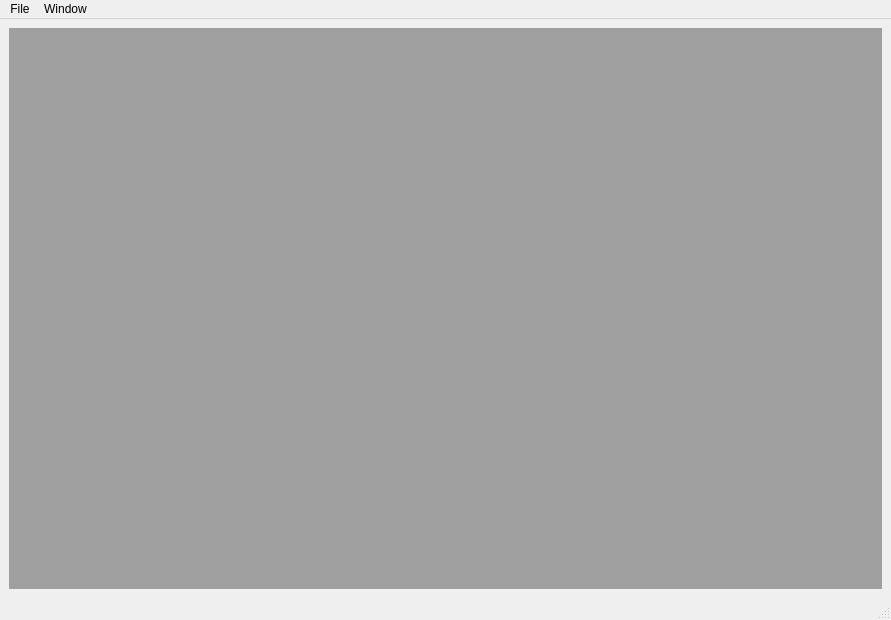
<?xml version="1.0" encoding="UTF-8"?>
<ui version="4.0">
 <class>MDI_MainWindow</class>
 <widget class="QMainWindow" name="MDI_MainWindow">
  <property name="geometry">
   <rect>
    <x>0</x>
    <y>0</y>
    <width>891</width>
    <height>620</height>
   </rect>
  </property>
  <property name="windowTitle">
   <string>ASTM To SENAITE LIMS Middleware</string>
  </property>
  <widget class="QWidget" name="centralwidget">
   <layout class="QVBoxLayout" name="verticalLayout">
    <item>
     <widget class="QMdiArea" name="child_mdi_area">
      <property name="verticalScrollBarPolicy">
       <enum>Qt::ScrollBarPolicy::ScrollBarAsNeeded</enum>
      </property>
      <property name="horizontalScrollBarPolicy">
       <enum>Qt::ScrollBarPolicy::ScrollBarAsNeeded</enum>
      </property>
     </widget>
    </item>
   </layout>
  </widget>
  <widget class="QMenuBar" name="mdi_menubar">
   <property name="geometry">
    <rect>
     <x>0</x>
     <y>0</y>
     <width>891</width>
     <height>19</height>
    </rect>
   </property>
   <widget class="QMenu" name="menuFile">
    <property name="title">
     <string>File</string>
    </property>
    <addaction name="actionNew"/>
    <addaction name="separator"/>
    <addaction name="actionExit"/>
   </widget>
   <widget class="QMenu" name="menuWindow">
    <property name="title">
     <string>Window</string>
    </property>
   </widget>
   <addaction name="menuFile"/>
   <addaction name="menuWindow"/>
  </widget>
  <widget class="QStatusBar" name="statusbar"/>
  <action name="actionNew">
   <property name="text">
    <string>New</string>
   </property>
  </action>
  <action name="actionStart_Listen">
   <property name="text">
    <string>Start Listen</string>
   </property>
  </action>
  <action name="actionStop_Listen">
   <property name="text">
    <string>Stop Listen</string>
   </property>
  </action>
  <action name="actionSettings">
   <property name="text">
    <string>Settings</string>
   </property>
  </action>
  <action name="actionExit">
   <property name="text">
    <string>Exit</string>
   </property>
  </action>
 </widget>
 <resources/>
 <connections/>
</ui>
